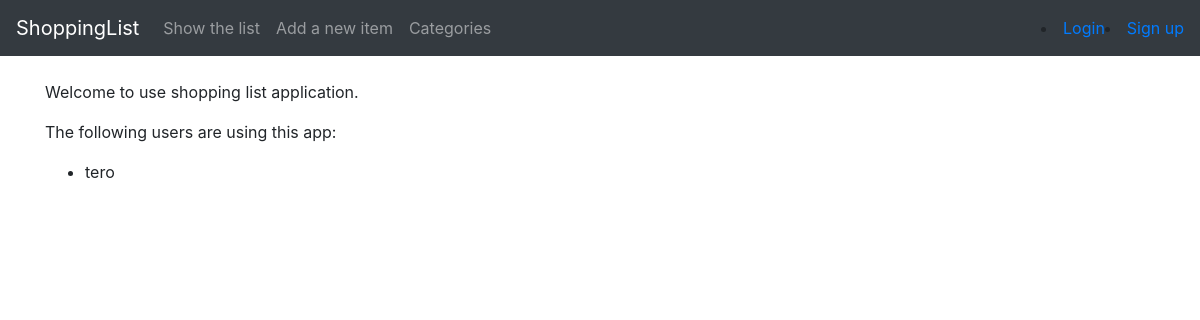
Before: / with the older database file.
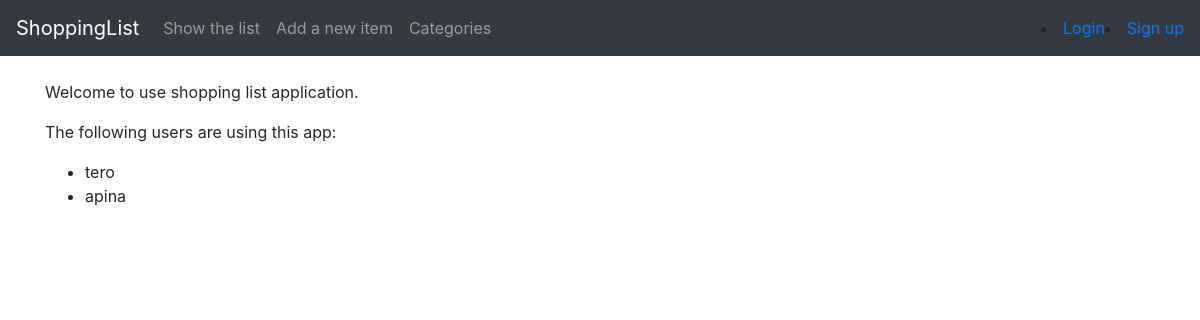
After: the same page with the newer database file.
### application/auth/models.py (models this page shows, shortened)
class User(db.Model):
    __tablename__ = "account"
    id = db.Column(db.Integer, primary_key=True)
    username = db.Column(db.String(144), nullable=False)
    password = db.Column(db.String(144), nullable=False)
    items = db.relationship("Item", backref='account', lazy=True)
    categories = db.relationship("Category", backref='account', lazy=True)
    @staticmethod
    def list_users():
        stmt = text("SELECT Account.username FROM Account"
                    " GROUP BY Account.id")
        res = db.engine.execute(stmt)
        response = []
        for row in res:
            response.append({"username":row[0]})
        return response

### application/views.py (the view)
@app.route("/")
def index():
    return render_template("index.html", list_users=User.list_users())

### application/templates/index.html
{% extends "layout.html" %}
{% block body %}
  <p>
    Welcome to use shopping list application.
  </p>
  {% if list_users is defined %}
  <p>
  	The following users are using this app:
  </p>
  <ul>
  	{% for user in list_users %}
  	<li>
  		{{user.username}}
  	</li>
  	{% endfor %}
  </ul>
{% endif %}
{% endblock %}

Changed rows visible on the page:
added User: username "apina"
